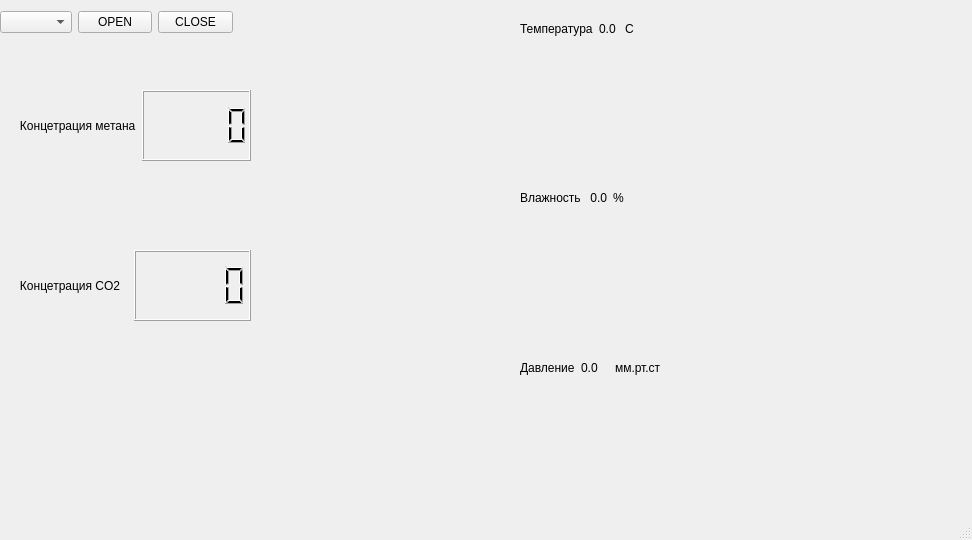
<?xml version="1.0" encoding="UTF-8"?>
<ui version="4.0">
 <class>MainWindow</class>
 <widget class="QMainWindow" name="MainWindow">
  <property name="geometry">
   <rect>
    <x>0</x>
    <y>0</y>
    <width>972</width>
    <height>540</height>
   </rect>
  </property>
  <property name="windowTitle">
   <string>MainWindow</string>
  </property>
  <widget class="QWidget" name="centralwidget">
   <widget class="QWidget" name="layoutWidget">
    <property name="geometry">
     <rect>
      <x>0</x>
      <y>10</y>
      <width>233</width>
      <height>25</height>
     </rect>
    </property>
    <layout class="QHBoxLayout" name="horizontalLayout">
     <item>
      <widget class="QComboBox" name="com_list"/>
     </item>
     <item>
      <widget class="QPushButton" name="open_button">
       <property name="text">
        <string>OPEN</string>
       </property>
      </widget>
     </item>
     <item>
      <widget class="QPushButton" name="close_button">
       <property name="text">
        <string>CLOSE</string>
       </property>
      </widget>
     </item>
    </layout>
   </widget>
   <widget class="PlotWidget" name="temp_wid" native="true">
    <property name="geometry">
     <rect>
      <x>520</x>
      <y>40</y>
      <width>379</width>
      <height>131</height>
     </rect>
    </property>
   </widget>
   <widget class="PlotWidget" name="hum_wid" native="true">
    <property name="geometry">
     <rect>
      <x>520</x>
      <y>210</y>
      <width>379</width>
      <height>131</height>
     </rect>
    </property>
   </widget>
   <widget class="PlotWidget" name="pres_wid" native="true">
    <property name="geometry">
     <rect>
      <x>520</x>
      <y>380</y>
      <width>379</width>
      <height>131</height>
     </rect>
    </property>
   </widget>
   <widget class="QWidget" name="layoutWidget_2">
    <property name="geometry">
     <rect>
      <x>10</x>
      <y>250</y>
      <width>241</width>
      <height>71</height>
     </rect>
    </property>
    <layout class="QHBoxLayout" name="horizontalLayout_7">
     <item>
      <widget class="QLabel" name="label_9">
       <property name="text">
        <string>   Концетрация CO2</string>
       </property>
      </widget>
     </item>
     <item>
      <widget class="QLCDNumber" name="co_cou"/>
     </item>
    </layout>
   </widget>
   <widget class="QWidget" name="layoutWidget">
    <property name="geometry">
     <rect>
      <x>520</x>
      <y>20</y>
      <width>121</width>
      <height>17</height>
     </rect>
    </property>
    <layout class="QHBoxLayout" name="horizontalLayout_3">
     <item>
      <layout class="QHBoxLayout" name="horizontalLayout_2">
       <item>
        <widget class="QLabel" name="label">
         <property name="text">
          <string>Температура</string>
         </property>
        </widget>
       </item>
       <item>
        <widget class="QLabel" name="temp_lbl">
         <property name="text">
          <string>0.0 </string>
         </property>
        </widget>
       </item>
      </layout>
     </item>
     <item>
      <widget class="QLabel" name="label_7">
       <property name="text">
        <string>C</string>
       </property>
      </widget>
     </item>
    </layout>
   </widget>
   <widget class="QWidget" name="layoutWidget">
    <property name="geometry">
     <rect>
      <x>520</x>
      <y>190</y>
      <width>111</width>
      <height>16</height>
     </rect>
    </property>
    <layout class="QHBoxLayout" name="horizontalLayout_4">
     <item>
      <widget class="QLabel" name="label_4">
       <property name="text">
        <string>Влажность</string>
       </property>
      </widget>
     </item>
     <item>
      <widget class="QLabel" name="hum_lbl">
       <property name="sizePolicy">
        <sizepolicy hsizetype="Preferred" vsizetype="Preferred">
         <horstretch>0</horstretch>
         <verstretch>0</verstretch>
        </sizepolicy>
       </property>
       <property name="text">
        <string> 0.0</string>
       </property>
      </widget>
     </item>
     <item>
      <widget class="QLabel" name="label_8">
       <property name="text">
        <string>%</string>
       </property>
      </widget>
     </item>
    </layout>
   </widget>
   <widget class="QWidget" name="layoutWidget">
    <property name="geometry">
     <rect>
      <x>520</x>
      <y>360</y>
      <width>141</width>
      <height>16</height>
     </rect>
    </property>
    <layout class="QHBoxLayout" name="horizontalLayout_5">
     <item>
      <widget class="QLabel" name="label_5">
       <property name="text">
        <string>Давление</string>
       </property>
      </widget>
     </item>
     <item>
      <widget class="QLabel" name="pres_lbl">
       <property name="text">
        <string>0.0</string>
       </property>
      </widget>
     </item>
     <item>
      <widget class="QLabel" name="label_10">
       <property name="text">
        <string>мм.рт.ст</string>
       </property>
      </widget>
     </item>
    </layout>
   </widget>
   <widget class="QWidget" name="layoutWidget">
    <property name="geometry">
     <rect>
      <x>10</x>
      <y>90</y>
      <width>241</width>
      <height>71</height>
     </rect>
    </property>
    <layout class="QHBoxLayout" name="horizontalLayout_6">
     <item>
      <widget class="QLabel" name="label_6">
       <property name="text">
        <string>   Концетрация метана</string>
       </property>
      </widget>
     </item>
     <item>
      <widget class="QLCDNumber" name="met_cou"/>
     </item>
    </layout>
   </widget>
  </widget>
  <widget class="QStatusBar" name="statusbar"/>
 </widget>
 <customwidgets>
  <customwidget>
   <class>PlotWidget</class>
   <extends>QWidget</extends>
   <header>pyqtgraph</header>
   <container>1</container>
  </customwidget>
 </customwidgets>
 <resources/>
 <connections/>
</ui>
